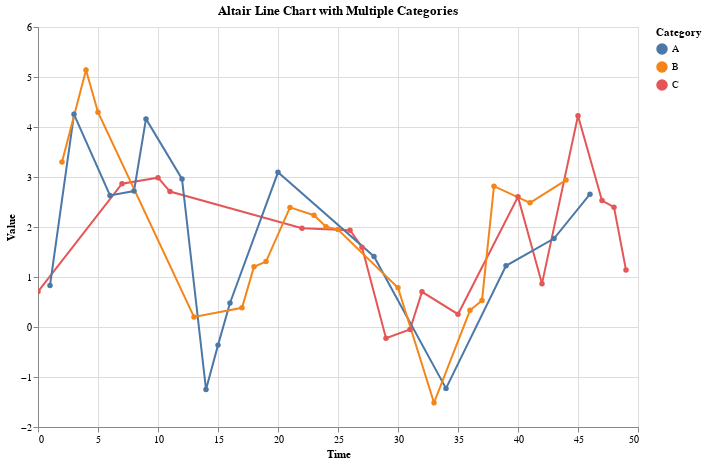

The notebook cell this image was saved under:
### Markdown cell above
## 5. Altair Charts

Altair provides a declarative API for creating statistical visualizations.

### Code cell
# Create sample data for Altair
altair_data = pd.DataFrame(
    {
        "x": np.arange(50),
        "y": np.cumsum(np.random.randn(50)),
        "category": np.random.choice(["A", "B", "C"], 50),
    }
)

# Create an Altair chart
altair_chart = (
    alt.Chart(altair_data)
    .mark_line(point=True)
    .encode(
        x=alt.X("x:Q", title="Time"),
        y=alt.Y("y:Q", title="Value"),
        color=alt.Color("category:N", title="Category"),
        tooltip=["x", "y", "category"],
    )
    .properties(
        width=600,
        height=400,
        title="Altair Line Chart with Multiple Categories",
    )
    .interactive()
)

altair_chart

### Figure 1 — Vega-Lite specification as saved in the notebook (floating-point values rounded to 4 significant figures)
{"$schema": "https://vega.github.io/schema/vega-lite/v5.20.1.json", "config": {"view": {"continuousHeight": 300, "continuousWidth": 300}}, "data": {"name": "data-94ecc7950a2bac8730c625cb5b259101"}, "datasets": {"data-94ecc7950a2bac8730c625cb5b259101": [{"category": "C", "x": 0, "y": 0.7093}, {"category": "A", "x": 1, "y": 0.8297}, {"category": "B", "x": 2, "y": 3.298}, {"category": "A", "x": 3, "y": 4.255}, {"category": "B", "x": 4, "y": 5.139}, {"category": "B", "x": 5, "y": 4.296}, {"category": "A", "x": 6, "y": 2.63}, {"category": "C", "x": 7, "y": 2.865}, {"category": "A", "x": 8, "y": 2.719}, {"category": "A", "x": 9, "y": 4.162}, {"category": "C", "x": 10, "y": 2.986}, {"category": "C", "x": 11, "y": 2.709}, {"category": "A", "x": 12, "y": 2.962}, {"category": "B", "x": 13, "y": 0.2008}, {"category": "A", "x": 14, "y": -1.249}, {"category": "A", "x": 15, "y": -0.3625}, {"category": "A", "x": 16, "y": 0.4807}, {"category": "B", "x": 17, "y": 0.3844}, {"category": "B", "x": 18, "y": 1.204}, {"category": "B", "x": 19, "y": 1.309}, {"category": "A", "x": 20, "y": 3.094}, {"category": "B", "x": 21, "y": 2.392}, {"category": "C", "x": 22, "y": 1.975}, {"category": "B", "x": 23, "y": 2.235}, {"category": "B", "x": 24, "y": 2.008}, {"category": "B", "x": 25, "y": 1.949}, {"category": "C", "x": 26, "y": 1.935}, {"category": "C", "x": 27, "y": 1.596}, {"category": "A", "x": 28, "y": 1.411}, {"category": "C", "x": 29, "y": -0.2247}, {"category": "B", "x": 30, "y": 0.7859}, {"category": "C", "x": 31, "y": -0.0494}, {"category": "C", "x": 32, "y": 0.7035}, {"category": "B", "x": 33, "y": -1.516}, {"category": "A", "x": 34, "y": -1.228}, {"category": "C", "x": 35, "y": 0.2558}, {"category": "B", "x": 36, "y": 0.3343}, {"category": "B", "x": 37, "y": 0.531}, {"category": "B", "x": 38, "y": 2.816}, {"category": "A", "x": 39, "y": 1.224}, {"category": "C", "x": 40, "y": 2.603}, {"category": "B", "x": 41, "y": 2.484}, {"category": "C", "x": 42, "y": 0.867}, {"category": "A", "x": 43, "y": 1.77}, {"category": "B", "x": 44, "y": 2.938}, {"category": "C", "x": 45, "y": 4.226}, {"category": "A", "x": 46, "y": 2.656}, {"category": "C", "x": 47, "y": 2.529}, {"category": "C", "x": 48, "y": 2.395}, {"category": "C", "x": 49, "y": 1.141}]}, "encoding": {"color": {"field": "category", "title": "Category", "type": "nominal"}, "tooltip": [{"field": "x", "type": "quantitative"}, {"field": "y", "type": "quantitative"}, {"field": "category", "type": "nominal"}], "x": {"field": "x", "title": "Time", "type": "quantitative"}, "y": {"field": "y", "title": "Value", "type": "quantitative"}}, "height": 400, "mark": {"point": true, "type": "line"}, "params": [{"bind": "scales", "name": "param_1", "select": {"encodings": ["x", "y"], "type": "interval"}}], "title": "Altair Line Chart with Multiple Categories", "usermeta": {"embedOptions": {}}, "width": 600}
